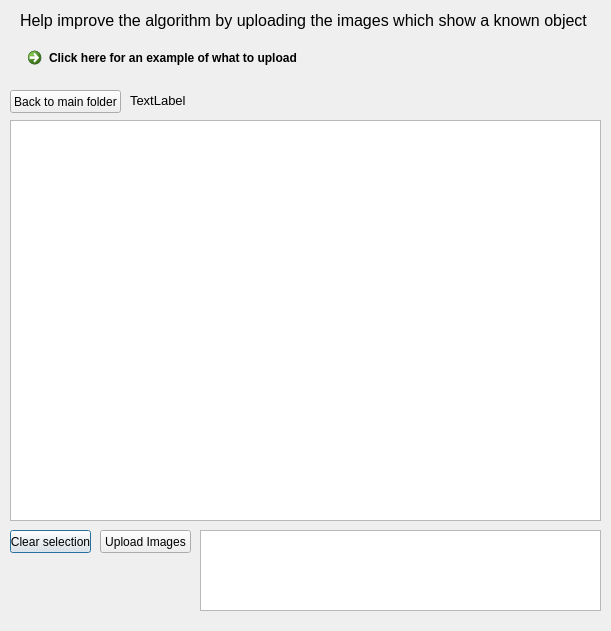
<?xml version="1.0" encoding="UTF-8"?>
<ui version="4.0">
 <class>ImageExplorer</class>
 <widget class="QDialog" name="ImageExplorer">
  <property name="geometry">
   <rect>
    <x>0</x>
    <y>0</y>
    <width>611</width>
    <height>631</height>
   </rect>
  </property>
  <property name="windowTitle">
   <string>ImageExplorer</string>
  </property>
  <widget class="QListWidget" name="listWidget">
   <property name="geometry">
    <rect>
     <x>10</x>
     <y>120</y>
     <width>591</width>
     <height>401</height>
    </rect>
   </property>
  </widget>
  <widget class="QPushButton" name="buttonClear">
   <property name="geometry">
    <rect>
     <x>10</x>
     <y>530</y>
     <width>81</width>
     <height>23</height>
    </rect>
   </property>
   <property name="text">
    <string>Clear selection</string>
   </property>
  </widget>
  <widget class="QPushButton" name="buttonUpload">
   <property name="geometry">
    <rect>
     <x>100</x>
     <y>530</y>
     <width>91</width>
     <height>23</height>
    </rect>
   </property>
   <property name="text">
    <string>Upload Images</string>
   </property>
  </widget>
  <widget class="QPushButton" name="buttonBack">
   <property name="geometry">
    <rect>
     <x>10</x>
     <y>90</y>
     <width>111</width>
     <height>23</height>
    </rect>
   </property>
   <property name="text">
    <string>Back to main folder</string>
   </property>
  </widget>
  <widget class="QLabel" name="labelFolder">
   <property name="geometry">
    <rect>
     <x>130</x>
     <y>90</y>
     <width>461</width>
     <height>21</height>
    </rect>
   </property>
   <property name="font">
    <font>
     <pointsize>10</pointsize>
    </font>
   </property>
   <property name="text">
    <string>TextLabel</string>
   </property>
  </widget>
  <widget class="QLabel" name="labelInfo">
   <property name="geometry">
    <rect>
     <x>20</x>
     <y>10</y>
     <width>601</width>
     <height>21</height>
    </rect>
   </property>
   <property name="font">
    <font>
     <pointsize>12</pointsize>
    </font>
   </property>
   <property name="text">
    <string>Help improve the algorithm by uploading the images which show a known object</string>
   </property>
  </widget>
  <widget class="QTextBrowser" name="output">
   <property name="geometry">
    <rect>
     <x>200</x>
     <y>530</y>
     <width>401</width>
     <height>81</height>
    </rect>
   </property>
  </widget>
  <widget class="QCommandLinkButton" name="commandLinkButton">
   <property name="geometry">
    <rect>
     <x>20</x>
     <y>40</y>
     <width>291</width>
     <height>41</height>
    </rect>
   </property>
   <property name="text">
    <string>Click here for an example of what to upload</string>
   </property>
  </widget>
 </widget>
 <layoutdefault spacing="6" margin="11"/>
 <resources/>
 <connections/>
</ui>
